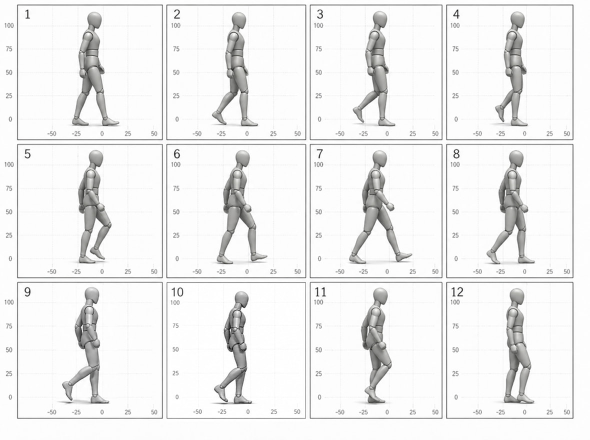
#> input picture assets/references/gpt-image-2-community-walk/mannequin_walk_12f_source.jpg, 1179 x 880 px (shown at 1/2 size); its folder holds only this picture in this run
$ python -i generate_walk4_whitelist_once.py   (imports and definitions only)
#> lines starting #> are read from the running program, lines starting #| are printed output that depends on the picture
#!/usr/bin/env python3
from __future__ import annotations
import json, time, urllib.request, shutil
from pathlib import Path
from PIL import Image, ImageDraw

API='http://127.0.0.1:4184/api/generate'
OUT=Path('/Users/tajokim/.hermes/image_cache/asset-studio-local/whitelist_walk4')
# [1 line not run here, left out]

prompt='''small hooded dungeon cleanup worker with brass goggles and short broom/tool, same character in every frame

Create exactly one horizontal 4-frame sprite sheet for ACTION walk4, target direction S/front-facing.

WHITELIST PASS CONTRACT FOR WALK:
PASS only if the sheet reads as a front-facing in-place walk cycle.
Required frame beats, left to right:
1 left foot contact: left foot clearly forward/down, right foot back, opposite arm/tool phase
2 passing pose: feet close under body, weight passing, same front-facing torso
3 right foot contact: right foot clearly forward/down, left foot back, opposite arm/tool phase reversed from frame 1
4 passing pose: feet close under body, weight passing, connects back to frame 1

Hard acceptance criteria:
- Every frame remains S/front-facing, looking toward camera/front; no side profile, diagonal turn, or back view.
- Feet must visibly alternate left/right contact. Frame 1 and frame 3 must be different mirrored/opposite foot contact poses.
- Arms/tool counter-swing consistently and the broom/tool stays attached to the same hand/side in every frame.
- Character keeps a fixed pelvis/root anchor: same head/torso center, same foot baseline, same scale, and same pivot in all four cells.
- Only legs/arms/tool swing around the fixed body anchor; the whole character must not slide left/right inside the cell.
- No moonwalk, no skating, no hopping, no dancing/flailing, no horse-like or quadruped gait, no duplicate idle-only frames.
- Same identity, costume, goggles, hood, broom/tool, palette, outline thickness, proportions, pivot, and scale in all frames.
- If the dominant readable action is not walking, this is FAIL.

Sheet/layout:
- exactly 1 row x 4 evenly spaced cells, wide empty #00FF00 gutters.
- every body part/tool/shadow fully inside its own cell with at least 20% empty side margin.
- flat exact RGB(0,255,0) chroma green background edge-to-edge before postprocess.
- refined 32-bit pixel art, dark muted fantasy palette, clean silhouette, game-ready sprite.
- no text, no numbers, no watermark, no mockup frame, no VFX, no particles, no background scene.'''

payload={
  'prompt':prompt,
  'preset':'pixel',
  'aspect_ratio':'square',
  'background_mode':'chroma_green',
  'target_direction':'S',
  'reference_direction':'S',
  'direction_mode':'single',
  'animation_mode':'walk4',
  'frame_count':4,
  'walk_frames':4,
  'chroma_mode':'global',
  'asset_type':'character',
  'no_baked_vfx':True,
}

def post(payload):
    req=urllib.request.Request(API, data=json.dumps(payload).encode('utf-8'), headers={'Content-Type':'application/json'})
    with urllib.request.urlopen(req, timeout=360) as r:
        return json.loads(r.read().decode('utf-8'))

def make_checker(src:Path, dst:Path):
    img=Image.open(src).convert('RGBA')
    bg=Image.new('RGBA', img.size, (34,34,38,255))
    d=ImageDraw.Draw(bg); s=24
    for y in range(0,img.height,s):
        for x in range(0,img.width,s):
            col=(72,72,76,255) if ((x//s+y//s)%2) else (42,42,46,255)
            d.rectangle([x,y,x+s-1,y+s-1], fill=col)
    bg.alpha_composite(img)
    bg.save(dst)

def make_gifs(src:Path, stem:str):
    img=Image.open(src).convert('RGBA')
    w,h=img.size; frames=4; cell=w//frames
    # Preserve each sprite's original cell-relative offset. Do not crop by bbox and
    # re-center, because bbox-centering hides root drift and can create a horse-like
    # bounce in the preview. The GIF preview is a scaled view of the fixed cells.
    cells=[]
    for i in range(frames):
        crop=img.crop((i*cell,0,w if i==frames-1 else (i+1)*cell,h))
        cells.append(crop)
    maxdim=max(cell,h)
    scale=max(1, int((maxdim + 319)//320))
    canvas=(cell//scale, h//scale)
    frs=[]
    for c in cells:
        f=c.resize(canvas, Image.Resampling.NEAREST) if scale>1 else c.copy()
        frs.append(f)
    trans=[]
    for f in frs:
        p=f.convert('P', palette=Image.Palette.ADAPTIVE, colors=255)
        mask=Image.eval(f.getchannel('A'), lambda a: 255 if a<=10 else 0)
        p.paste(255, mask); p.info['transparency']=255
        trans.append(p)
    trans_path=OUT/f'{stem}_transparent.gif'
    trans[0].save(trans_path, save_all=True, append_images=trans[1:], duration=150, loop=0, transparency=255, disposal=2)
    chk=[]
    for f in frs:
        bg=Image.new('RGBA', canvas, (34,34,38,255)); d=ImageDraw.Draw(bg); s=8
        for y in range(0,canvas[1],s):
            for x in range(0,canvas[0],s):
                col=(72,72,76,255) if ((x//s+y//s)%2) else (42,42,46,255)
                d.rectangle([x,y,x+s-1,y+s-1], fill=col)
        bg.alpha_composite(f)
        chk.append(bg.convert('P', palette=Image.Palette.ADAPTIVE, colors=128))
    chk_path=OUT/f'{stem}_checker.gif'
    chk[0].save(chk_path, save_all=True, append_images=chk[1:], duration=150, loop=0, disposal=2)
    return str(trans_path), str(chk_path), {'gif_frames':len(frs),'canvas':canvas,'alignment':'preserve_cell_offsets','scale':scale}

def qa(path:Path):
    im=Image.open(path).convert('RGBA')
    w,h=im.size; px=im.load(); cell=w//4
#> after `w, h = im.size`: w = 1179; h = 880
#> after `cell = w // 4`: cell = 294
    corners=[px[0,0][3],px[w-1,0][3],px[0,h-1][3],px[w-1,h-1][3]]
#> corners = [255, 255, 255, 255]
    stats=[]
    centers=[]; bottoms=[]; heights=[]; widths=[]
    for i in range(4):
        crop=im.crop((i*cell,0,w if i==3 else (i+1)*cell,h))
        alpha=crop.getchannel('A')
        bbox=alpha.getbbox()
        hist=alpha.histogram()
        opaque=sum(hist[21:])
        item={'frame':i+1,'bbox':bbox,'opaque':opaque}
        if bbox:
            x0,y0,x1,y1=bbox
            cx=round((x0+x1)/2,2); cy=round((y0+y1)/2,2)
            item.update({'center':[cx,cy],'bottom':y1,'size':[x1-x0,y1-y0]})
            centers.append(cx); bottoms.append(y1); widths.append(x1-x0); heights.append(y1-y0)
        stats.append(item)
#> this loop made 4 passes
#> (opaque, x1, cx) on passes 1 to 4: (258720, 294, 147), (258720, 294, 147), (258720, 294, 147), (261360, 297, 148.5)
#> pass 1, in qa, `crop=im.crop((i*cell,0,w if i==3 else (i+1)*cell,h))`:
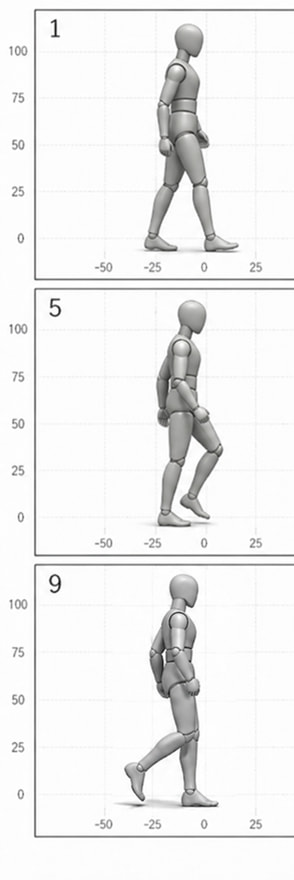
#> crop: PIL image 294x880 RGBA; mean R, G, B, A 239.7, 239.7, 239.6, 255
#> pass 2, in qa, `crop=im.crop((i*cell,0,w if i==3 else (i+1)*cell,h))`:
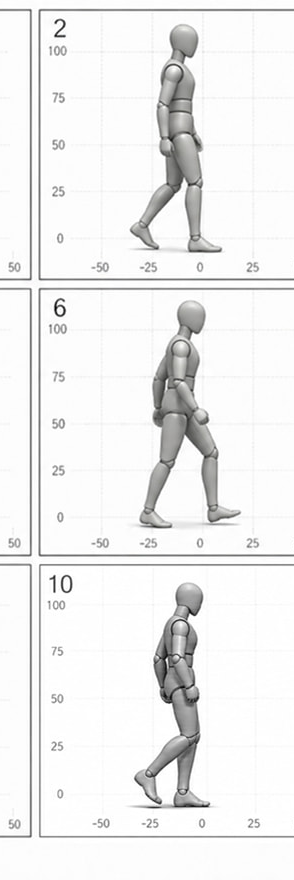
#> crop: PIL image 294x880 RGBA; mean R, G, B, A 239.2, 239.2, 239, 255
#> pass 3, in qa, `crop=im.crop((i*cell,0,w if i==3 else (i+1)*cell,h))`:
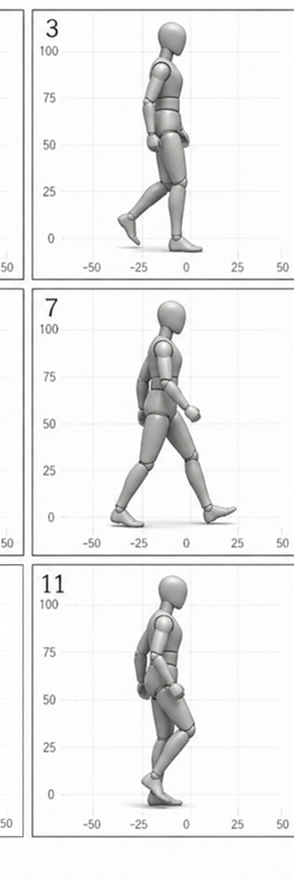
#> crop: PIL image 294x880 RGBA; mean R, G, B, A 239, 239, 238.8, 255
#> after the loop, bottoms = [880, 880, 880, 880]; centers = [147, 147, 147, 148.5]; heights = [880, 880, 880, 880]; stats = 4 items; widths = [294, 294, 294, 297]
    drift={
        'bbox_center_x_range': round(max(centers)-min(centers),2) if centers else None,
        'bbox_bottom_range': max(bottoms)-min(bottoms) if bottoms else None,
        'bbox_width_range': max(widths)-min(widths) if widths else None,
        'bbox_height_range': max(heights)-min(heights) if heights else None,
        'anchor_note': 'bbox metrics are a coarse proxy; final PASS still requires visual pelvis/root QA',
    }
    return {'size':[w,h],'corner_alpha':corners,'alpha_pass':corners==[0,0,0,0],'frames':stats,'anchor_drift':drift}

started=time.time()
# [1 line that did not run here, left out]
# [1 line that did not run here, left out]
# [4 lines not run here, left out]

# [1 line that did not run here, left out]
stem=f'walk4_whitelist_{int(time.time())}'
dst=OUT/f'{stem}.png'
# [1 line not run here, left out]
chk=OUT/f'{stem}_checker.png'
# [1 line not run here, left out]
# [1 line that did not run here, left out]
# [3 lines not run here, left out]

>>> result = qa('../assets/references/gpt-image-2-community-walk/mannequin_walk_12f_source.jpg')
#> result = 5 items
